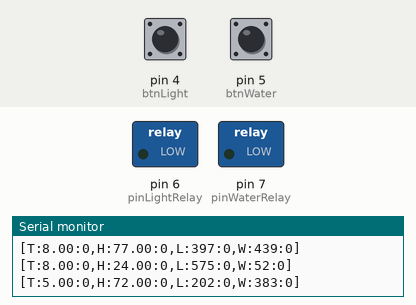
The sketch below on a simulated Arduino Mega 2560, built with avr-gcc and run on an emulated ATmega2560. On the bench: switched loads named in the sketch (green lamp = pin HIGH), the last lines printed to the serial monitor. Dashed ring = blinking. The test bench sets the inputs (shaded band); at power-on: pin 4 (btnLight) LOW, pin 5 (btnWater) LOW. Random numbers use the default seed unless the sketch sets one.

Above: at 1.2 s.
1.3 s: pin 4 (btnLight) pulled HIGH for 3.2 s
At 1.9 s:
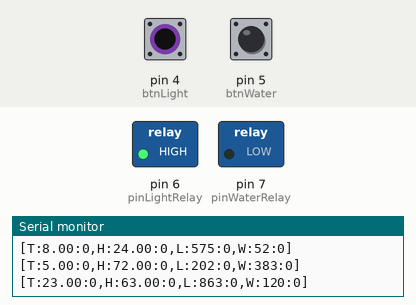
6.0 s: pin 5 (btnWater) pulled HIGH for 3.2 s
At 10.2 s:
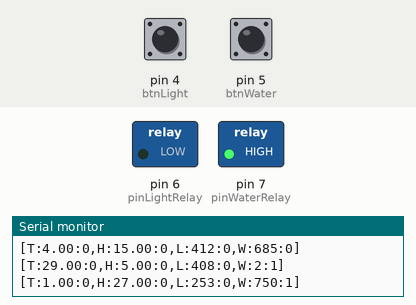
10.7 s: pin 4 (btnLight) pulled HIGH for 1 s
At 11.4 s:
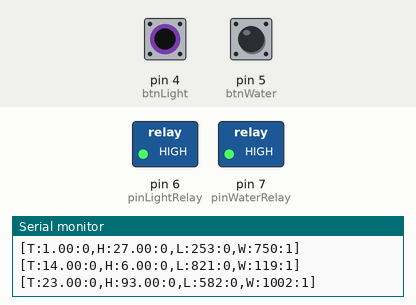
16.0 s: pin 4 (btnLight) pulled HIGH for 0.15 s
At 17.2 s:
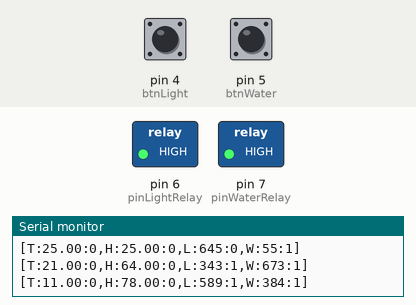
17.6 s: pin 5 (btnWater) pulled HIGH for 0.15 s
At 18.7 s:
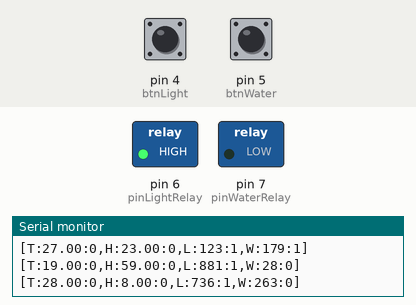
Timing chart, 0 to 20.2 s (numbered marks = the images above; inputs shaded):
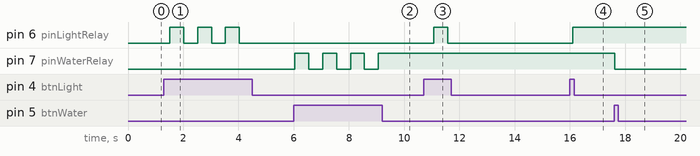

Measured:
- after the input at 1.3 s, pin 6 (pinLightRelay): alternates HIGH for 0.50 s and LOW for 0.50 s, 6 changes in all, then stays LOW, starting after 0.21 s
- after the input at 6.0 s, pin 7 (pinWaterRelay): alternates HIGH for 0.50 s and LOW for 0.50 s, 7 changes in all, then stays HIGH, starting at once
- after the input at 10.7 s, pin 6 (pinLightRelay): LOW → HIGH after 0.37 s, → LOW 0.50 s later
- after the input at 16.0 s, pin 6 (pinLightRelay): LOW → HIGH after 0.11 s
- after the input at 17.6 s, pin 7 (pinWaterRelay): HIGH → LOW at once

The sketch:

plane-115200.ino
```cpp
//#include <DHT.h>;
#define DHTPIN A5     // what pin we're connected to
#define DHTTYPE DHT22   // DHT 22  (AM2302)
//DHT dht(DHTPIN, DHTTYPE);

byte pinWater = A7;
byte pinLight = A6;
byte pinWaterRelay = 7;
byte pinLightRelay = 6;
byte btnWater = 5;
byte btnLight = 4;

int chk;
float hum;  //Stores humidity value
float temp; //Stores temperature value

String readCommand() {
  String recv = "";
  String a;
  while (Serial1.available()) {
      a = Serial1.readString(); // read the incoming data as string
      recv = recv + a;
      Serial.print(a);
  }
  Serial.println();

  return recv;
}
void setup() {
  pinMode(pinWater, INPUT);
  pinMode(pinLight, INPUT);
  pinMode(pinWaterRelay, OUTPUT);
  pinMode(pinLightRelay, OUTPUT);
  pinMode(btnLight, INPUT);
  pinMode(btnWater, INPUT);
//  dht.begin();

  Serial.begin(115200);
  Serial1.begin(115200);
}

void loop() {
  //int valueWater = analogRead(pinWater);
  //int valueLight = analogRead(pinLight);
  int valueWater = random(1023);
  int valueLight = random(1023);

  boolean powerLight = digitalRead(btnLight);
  boolean powerWater = digitalRead(btnWater);
  //Serial.print("Button:"); Serial.print(powerLight); Serial.print("/");Serial.println(powerWater);
  //hum = dht.readHumidity();
  //temp = dht.readTemperature();
  hum=random(99);
  temp=random(30);
  Serial.print("[T:" + String(temp) + ":0,");
  Serial.print("H:" + String(hum) + ":0,");
  Serial.print("L:" + String(valueLight) + ":" + String(digitalRead(pinLightRelay)) + ",");
  Serial.println("W:" + String(valueWater) + ":" + String(digitalRead(pinWaterRelay)) + "]");

  Serial1.print("[T:" + String(temp) + ":0,");
  Serial1.print("H:" + String(hum) + ":0,");
  Serial1.print("L:" + String(valueLight) + ":" + String(digitalRead(pinLightRelay)) + ",");
  Serial1.print("W:" + String(valueWater) + ":" + String(digitalRead(pinWaterRelay)) + "]");

  String cmd = readCommand();
  //--> a: power on ligher, b: power off light, c: power on water, d: power off water
  //Check Light command
  if(cmd.indexOf('a')>=0) {
    digitalWrite(pinLightRelay, HIGH);
    Serial.print("Power on the Light.");
  }else if(cmd.indexOf('b')>=0) {
    digitalWrite(pinLightRelay, LOW);
    Serial.print("Power off the Light.");
  }
  //Check Water command
  if(cmd.indexOf('c')>=0) {
    digitalWrite(pinWaterRelay, HIGH);
    Serial.print("Power on the Water.");
  }else if(cmd.indexOf('d')>=0) {
    digitalWrite(pinWaterRelay, LOW);
    Serial.print("Power off the Water.");
  }

  if(powerLight==1) {
    digitalRead(pinLightRelay) ? digitalWrite(pinLightRelay, LOW) : digitalWrite(pinLightRelay, HIGH);

  }

  if(powerWater==1) {
    digitalRead(pinWaterRelay) ? digitalWrite(pinWaterRelay, LOW) : digitalWrite(pinWaterRelay, HIGH);

  }

  delay(500);
}
```
